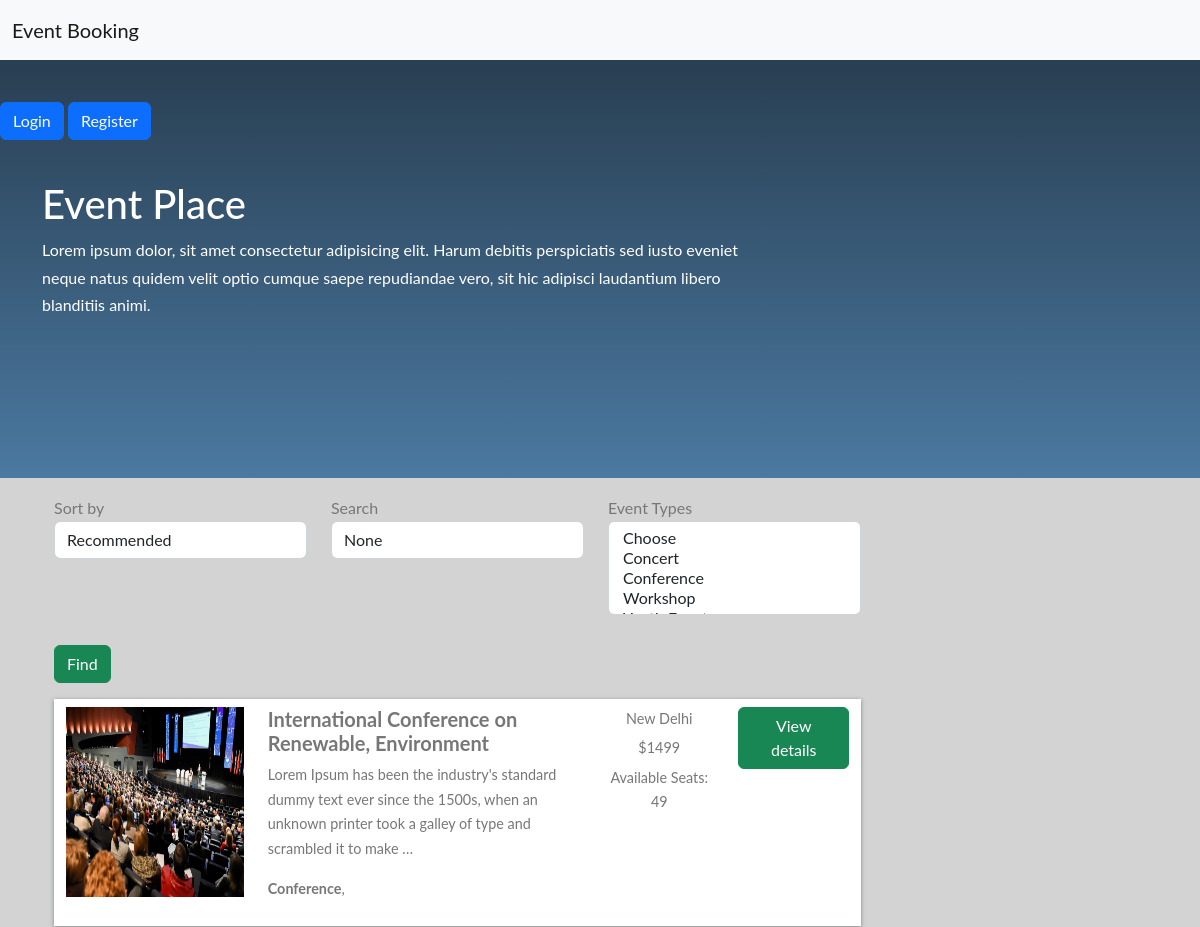
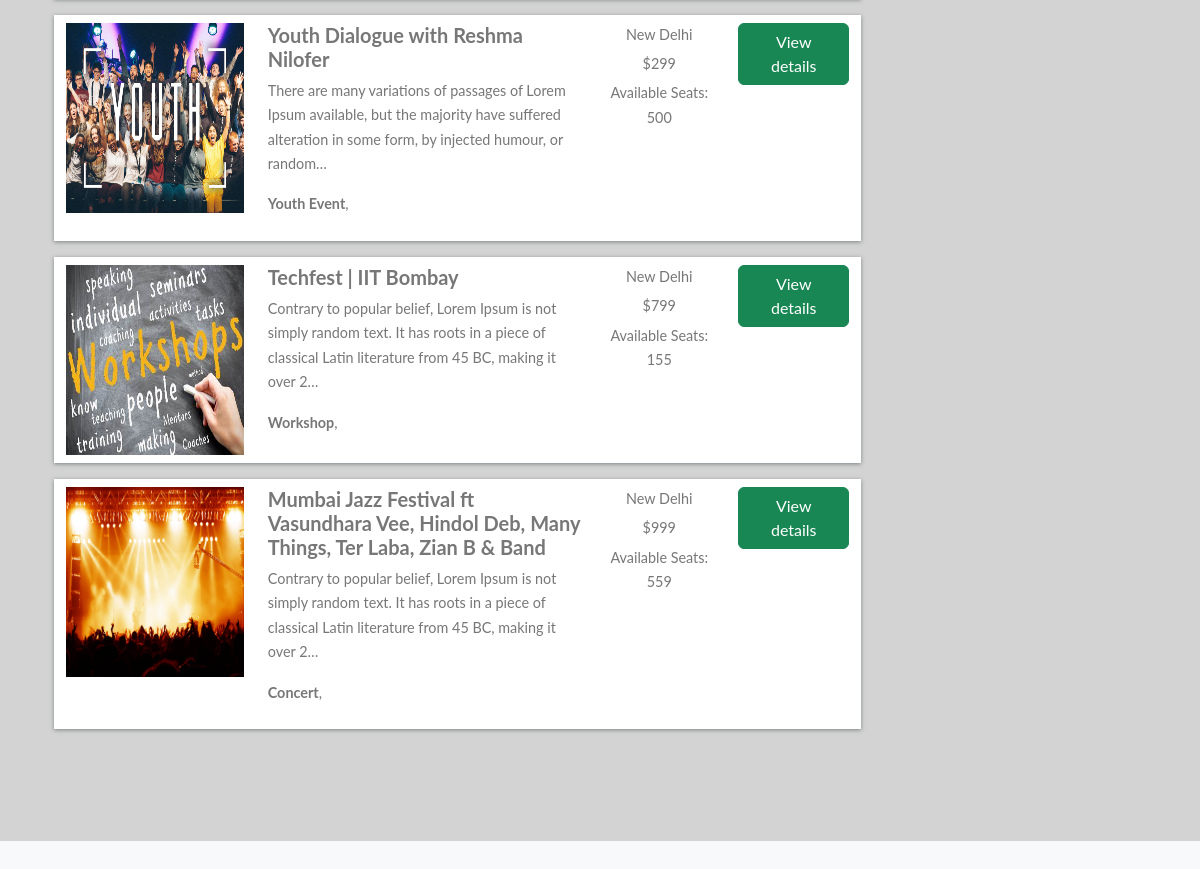
The page / on the database its author committed (2 pictures, top to bottom).
### home/models.py (models this page shows, shortened)
class BaseModel(models.Model):
    uid = models.UUIDField(default=uuid.uuid4   , editable=False , primary_key=True)
    created_at = models.DateField(auto_now_add=True)
    updated_at = models.DateField(auto_now_add=True)
    class Meta:
        abstract = True

class Hotel(BaseModel):
    hotel_name= models.CharField(max_length=100)
    hotel_price = models.IntegerField()
    description = models.TextField()
    amenities = models.ManyToManyField(Amenities)
    room_count = models.IntegerField(default=10)

class HotelImages(BaseModel):
    hotel= models.ForeignKey(Hotel ,related_name="images", on_delete=models.CASCADE)
    images = models.ImageField(upload_to="hotels")

class Amenities(BaseModel):
    amenity_name = models.CharField(max_length=100)

### home/views.py (the view)
# urls.py: path('', home , name='home'),
def home(request):
    amenities_objs = Amenities.objects.all()
    hotels_objs = Hotel.objects.all()
    sort_by = request.GET.get('sort_by')
    search = request.GET.get('search')
    amenities = request.GET.getlist('amenities')
    print(amenities)
    if sort_by:
        if sort_by == 'ASC':
            hotels_objs = hotels_objs.order_by('hotel_price')
        elif sort_by == 'DSC':
            hotels_objs = hotels_objs.order_by('-hotel_price')
    if search:
        hotels_objs = hotels_objs.filter(
            Q(hotel_name__icontains = search) |
            Q(description__icontains = search) )
    if len(amenities):
        hotels_objs = hotels_objs.filter(amenities__amenity_name__in = amenities).distinct()
    context = {'amenities_objs' : amenities_objs , 'hotels_objs' : hotels_objs , 'sort_by' : sort_by
    , 'search' : search , 'amenities' : amenities}
    return render(request , 'home.html' ,context)

### home/templates/home.html (shortened to what this page needs)
{% extends "base.html" %}
{%  block start %}
<section class="colorful jumbotron mb-0" role="banner">
    {% if not user.is_authenticated %}
    <a href="/login/" class="btn btn-primary mt-5 ">Login</a>
    <a href="/register/" class="btn btn-primary mt-5 ">Register</a>
    {% else %}
    <a href="/profile/" class="btn btn-primary mt-5 ">{{user.username}}</a>
    <a href="/logout/" class="btn btn-primary mt-5 ">Logout</a>
    {% endif %}
    <div class="container hotels-container">
        <div class="row mt-2 justify-content-between">
            <div class="col-md-8 text-white align-self-center mb-2 p-4">
                <h1>Event Place</h1>
                <span class=""> Lorem ipsum dolor, sit amet consectetur adipisicing elit. Harum debitis perspiciatis sed iusto
                    eveniet neque natus quidem velit optio cumque saepe repudiandae vero, sit hic adipisci laudantium libero blanditiis
                    animi.
                </span>
            </div>
        </div>
    </div>
</section>
<section class="search-container mb-5 pb-5">
    <div class="container">
        <div class="row">
            <div class="col-lg-9  px-4 mb-5">
                <form>
                <div class="row mt-3">
                    <div class="col-md-4">
                    <div class="form-inline">
                        <label class="" for="exampleFormControlSelect1">Sort by</label>
                        <select class="form-control" name="sort_by" id="exampleFormControlSelect1">
                            <option value="">Recommended</option>
                        </select>
                    </div>
                    </div>
                    <div class="col-md-4">
                        <div class="form-inline">
                            <label class="" for="exampleFormControlSelect1">Search</label>
                            <input name="search" class="form-control" value="{{search}}" placeholder="Search">
                        </div>
                    </div>
                    <div class="col-md-4">
                        <div class="form-inline">
                           <label class="" for="exampleFormControlSelect1">Event Types</label>
                            <select name="amenities" class="form-control" multiple>
                            <option value="">Choose</option>
                            {% for amenities_obj in amenities_objs %}
                            <option {% if amenities_obj.amenity_name in amenities  %} selected {%endif%}value="{{amenities_obj.amenity_name}}">{{amenities_obj.amenity_name}}</option>
                                {% endfor %}
                        </select>
                        </div>
                    </div>
                    <div class="col-md-4">
                            <button style="margin-top: 30px;" type="submit" class="btn btn-success">Find</button>
                        </div>
                </div>
                </form>
                {% for hotels_obj in hotels_objs %}
                <div class="row search-card-result">
                    <div class="col-md-3">
                    <a href="/hotel-detail/{{hotels_obj.uid}}">
                        <img class="img-fluid" src="/media/{{hotels_obj.images.first.images}}" alt="Card image cap">
                    </a></div>
                    <div class="col-md-5">
                        <h5>{{hotels_obj.hotel_name}}</h5>
                        <p>
                            {{hotels_obj.description|truncatechars:150}}
                        </p>
                        <p>
                            {%for amenitie in hotels_obj.amenities.all %}
                            <b>{{amenitie.amenity_name}}</b>,
                            {% endfor %}
                        </p>
                    </div>
                    <div class="col-md-2 border-left text-center more-offers">
                        <p>New Delhi</p>
                        <p>${{hotels_obj.hotel_price}}</p>
                        <p>Available Seats: {{hotels_obj.room_count}}</p>
                    </div>
                    <div class="col-md-2 border-left text-center more-offers">
                        <div class="btn btn-success">View details </div>
                    </div>
                </div>
                {% endfor %}
            </div>
        </div>
    </div>
</section>
{% endblock %}

### home/templates/base.html (shortened to what this page needs)
<!doctype html>
<html lang="en">
  <head>
    <link href="https://cdn.jsdelivr.net/npm/bootstrap@5.2.0-beta1/dist/css/bootstrap.min.css" rel="stylesheet">
</head>
  <body class="bg-light">
<nav class="navbar fixed-top bg-light">
  <div class="container-fluid">
    <a class="navbar-brand" href="/">Event Booking</a>
  </div>
</nav><br><br>
      {% block start %}
      {% endblock %}
  </body>
</html>

### home/templates/base.html (style rules this page uses)
body { font-family: "Lato", Arial, sans-serif; font-weight: 400; font-size: 16px; line-height: 1.7; background: #fff; color: #777; }
nav { margin-bottom: 1rem; }
nav a { color: white; -webkit-transition: 0.5s; -o-transition: 0.5s; transition: 0.5s; }
.colorful { background: #4b79a1; background: -webkit-linear-gradient(to bottom, #283e51, #4b79a1); background: linear-gradient(to bottom, #283e51, #4b79a1); border-radius: 0px; padding: 0px 0 1rem 0 !important; }
.hotels-container { padding: 0.5rem 0 7rem 0; }
.search-container { background: #d3d3d3; }
.search-card-result { box-shadow: 0px 1px 4px rgba(41, 51, 57, 0.5); margin: 1rem 0; padding: 0.5rem 0; background-color: #fff; }
.search-card-result img { height: 190px; }
.search-card-result h5 { font-style: 1.1rem; font-weight: 700; }
.search-card-result p { font-size: 0.9rem; }
.search-card-result .more-offers p { margin-bottom: 0.3rem; }

### rows shown on the page
Hotel: images.first.images (picture), hotel_name "International Conference on Renewable, Environment", description "Lorem Ipsum has been the industry's standard dummy text ever since the 1500s, when an unknown printer took a galley of type and scrambled it to make …", hotel_price "1499", room_count "49"
Amenities: amenity_name "Conference"
Hotel: images.first.images (picture), hotel_name "Youth Dialogue with Reshma Nilofer", description "There are many variations of passages of Lorem Ipsum available, but the majority have suffered alteration in some form, by injected humour, or random…", hotel_price "299", room_count "500"
Amenities: amenity_name "Youth Event"
Hotel: images.first.images (picture), hotel_name "Techfest | IIT Bombay", description "Contrary to popular belief, Lorem Ipsum is not simply random text. It has roots in a piece of classical Latin literature from 45 BC, making it over 2…", hotel_price "799", room_count "155"
Amenities: amenity_name "Workshop"
Hotel: images.first.images (picture), hotel_name "Mumbai Jazz Festival ft Vasundhara Vee, Hindol Deb, Many Things, Ter Laba, Zian B & Band", description "Contrary to popular belief, Lorem Ipsum is not simply random text. It has roots in a piece of classical Latin literature from 45 BC, making it over 2…", hotel_price "999", room_count "559"
Amenities: amenity_name "Concert"
